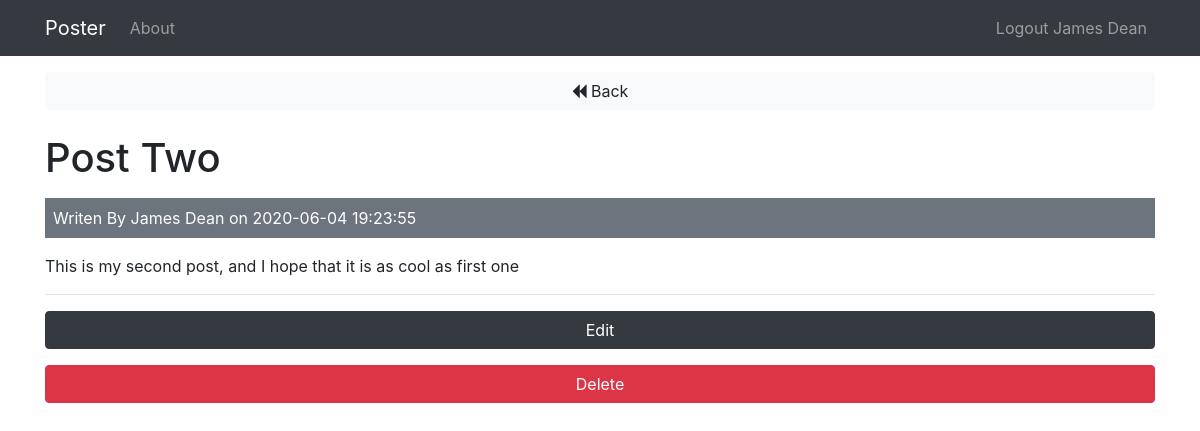
The page /posts/show/9 (signed in) on the database its author committed.
### tables this page shows
CREATE TABLE `posts` (
  `id` int(11) NOT NULL,
  `user_id` int(11) NOT NULL,
  `title` varchar(255) NOT NULL,
  `body` text NOT NULL,
  `created_at` datetime NOT NULL DEFAULT current_timestamp()
);

CREATE TABLE `users` (
  `id` int(11) NOT NULL,
  `name` varchar(255) NOT NULL,
  `email` varchar(255) NOT NULL,
  `password` varchar(255) NOT NULL,
  `created_at` datetime NOT NULL DEFAULT current_timestamp()
);

### app/controllers/Posts.php (called while the page is built, shortened)
<?php
class Posts extends Controller {
	public function __construct() {
		$this->postModel = $this->model('Post');
		$this->userModel = $this->model('User');
	}
	public function show($id) {
		$post = $this->postModel->getPostById($id);
		$user = $this->userModel->getUserById($post->user_id);
		$data = [
			'post' => $post,
			'user' => $user
		];
		$this->view('posts/show', $data);
	}
}

### app/libs/Core.php (called while the page is built, shortened)
<?php
class Core {
	protected $currentMethod = 'index';
	public function __construct() {
		$url = $this->getUrl();
		if (file_exists('../app/controllers/' . ucwords($url[0] ?? '') . '.php')) {
			unset($url[0]);
		}
		$this->currentController = new $this->currentController;
		if (isset($url[1])) {
			if (method_exists($this->currentController, $url[1])) {
				$this->currentMethod = $url[1];
				unset($url[1]);
			}
		}
		$this->params = $url ? array_values($url) : [];
		call_user_func_array([$this->currentController, $this->currentMethod], $this->params);
	}
	public function getUrl() {
		if (isset($_GET['url'])) {
			$url = rtrim($_GET['url'], '/');
			$url = filter_var($url, FILTER_SANITIZE_URL);
			$url = explode('/', $url);
			return $url;
		}
	}
}

### public/index.php (called while the page is built, shortened)
<?php
$init = new Core;

### app/libs/Database.php (called while the page is built, shortened)
<?php
class Database {
	private $host = DB_HOST;
	private $user = DB_USER;
	private $pass = DB_PASS;
	private $dbname = DB_NAME;
	private $dbh;
	private $stmt;
	public function __construct() {
		$dsn = 'mysql:host=' . $this->host . ';dbname=' . $this->dbname;
		$options = array(
			PDO::ATTR_PERSISTENT => true,
			PDO::ATTR_ERRMODE => PDO::ERRMODE_EXCEPTION,
			PDO::MYSQL_ATTR_INIT_COMMAND => "SET NAMES utf8"
		);
		try {
			$this->dbh = new PDO($dsn, $this->user, $this->pass, $options);
		} catch (PDOException $e) {
			$this->error = $e->getMessage();
			echo $this->error;
		}
	}
	public function query($sql) {
		$this->stmt = $this->dbh->prepare($sql);
	}
	public function bind($param, $value, $type = null) {
		if (is_null($type)) {
			switch(true) {
				default:
					$type = PDO::PARAM_STR;
			}
		}
		$this->stmt->bindValue($param, $value, $type);
	}
	public function execute() {
		return $this->stmt->execute();
	}
	public function single() {
		$this->execute();
		return $this->stmt->fetch(PDO::FETCH_OBJ);
	}
}

### app/models/Post.php (called while the page is built, shortened)
<?php
class Post {
	private $db;
	public function __construct() {
		$this->db = new Database;
	}
	public function getPostByid($id) {
		$this->db->query('SELECT * FROM posts WHERE id = :id');
		$this->db->bind(':id', $id);
		$row = $this->db->single();
		return $row;
	}
}

### app/models/User.php (called while the page is built, shortened)
<?php
class User {
	private $db;
	public function __construct() {
		$this->db = new Database;
	}
	public function getUserById($id) {
		$this->db->query('SELECT * FROM users WHERE id = :id');
		$this->db->bind(':id', $id);
		$row = $this->db->single();
		return $row;
	}
}

### app/views/posts/show.php (the view)
<?php require APPROOT . '/views/includes/header.php'; ?>
<a href="<?= URLROOT ?>/posts" class="btn btn-light btn-block"><i class="fa fa-backward"></i> Back</a>
<br>
<h1 class="mb-3"><?= $data['post']->title; ?></h1>
<div class="bg-secondary text-white p-2 mb-3">
	Writen By <?= $data['user']->name; ?> on <?= $data['post']->created_at; ?>
</div>
<p><?= $data['post']->body; ?></p>
<?php if ($data['post']->user_id == $_SESSION['user_id']): ?>
	<hr>
	<a href="<?= URLROOT ?>/posts/edit/<?= $data['post']->id ?>" class="btn btn-dark btn-block mb-3">Edit</a>
	<form action="<?= URLROOT ?>/posts/delete/<?= $data['post']->id ?>" method="POST">
		<input type="submit" value="Delete" class="btn btn-danger btn-block">
	</form>
<?php endif; ?>
<?php require APPROOT . '/views/includes/footer.php'; ?>

### rows shown on the page
posts: title "Post Two", created_at "2020-06-04 19:23:55", body "This is my second post, and I hope that it is as cool as first one"
users: name "James Dean"

### other values the page prints
SITENAME "Poster"
$_SESSION['user_name'] "James Dean"
